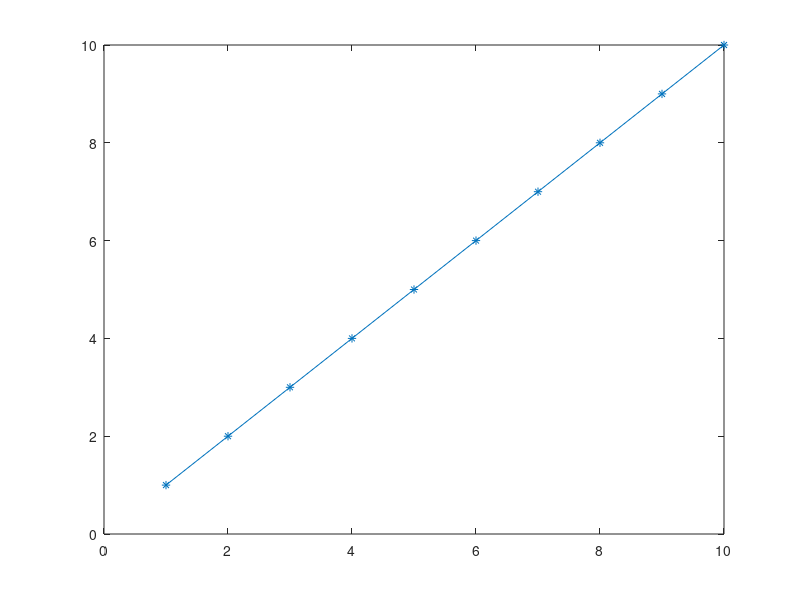

Source code (MATLAB):
%% Assignement 1: System description and analysis
% This is just an example script to generate some basic test content

%% Setup figure saving

figFolder = 'figures';
mkdir(figFolder);

% Save an example figure
y = 1:10;
plot(y, '*-')
saveas(gcf, fullfile(figFolder, 'exampleFigure.png'))
